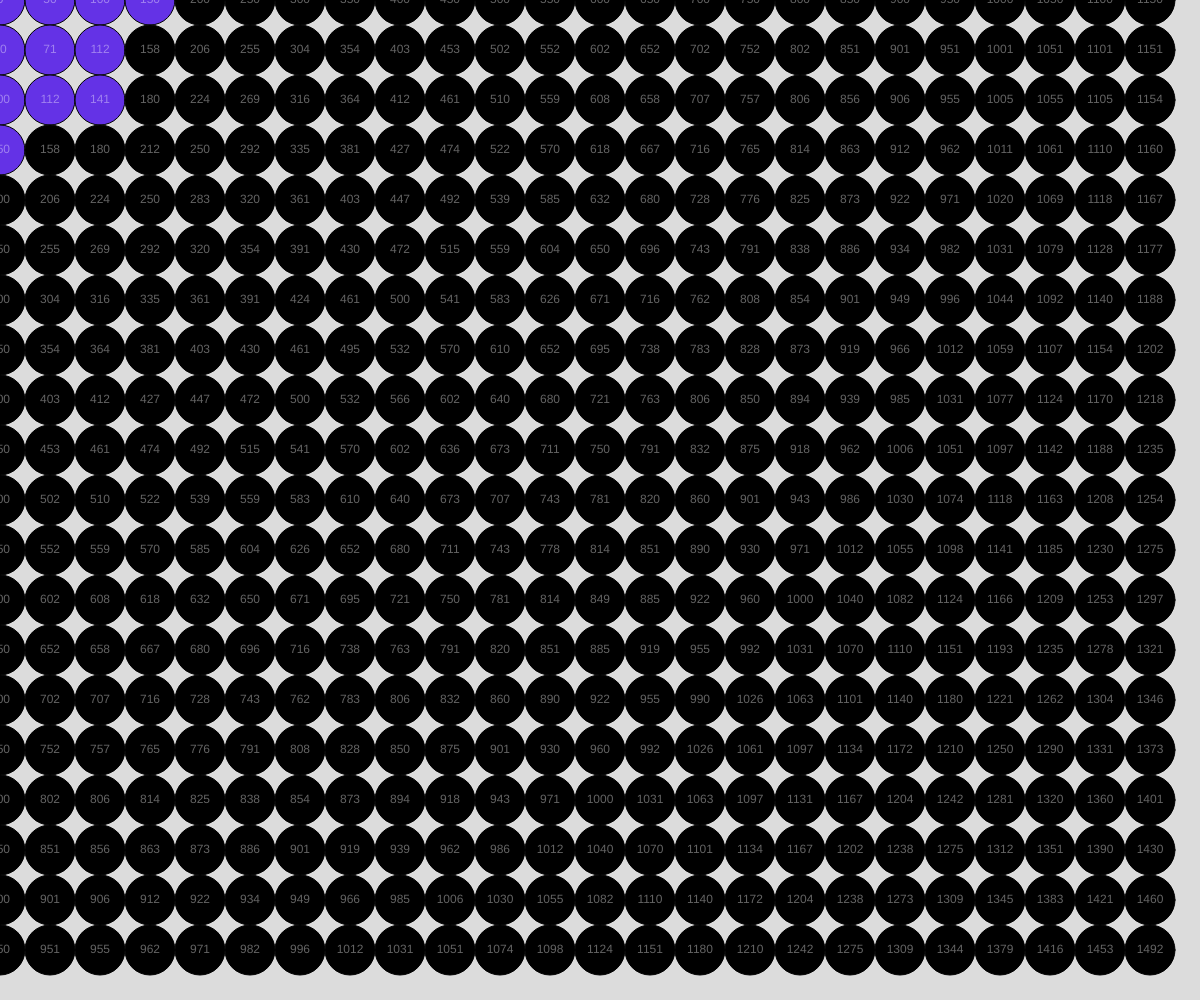
Frame 1 (no input)
Frame 60 (no input): identical to frame 1, image omitted
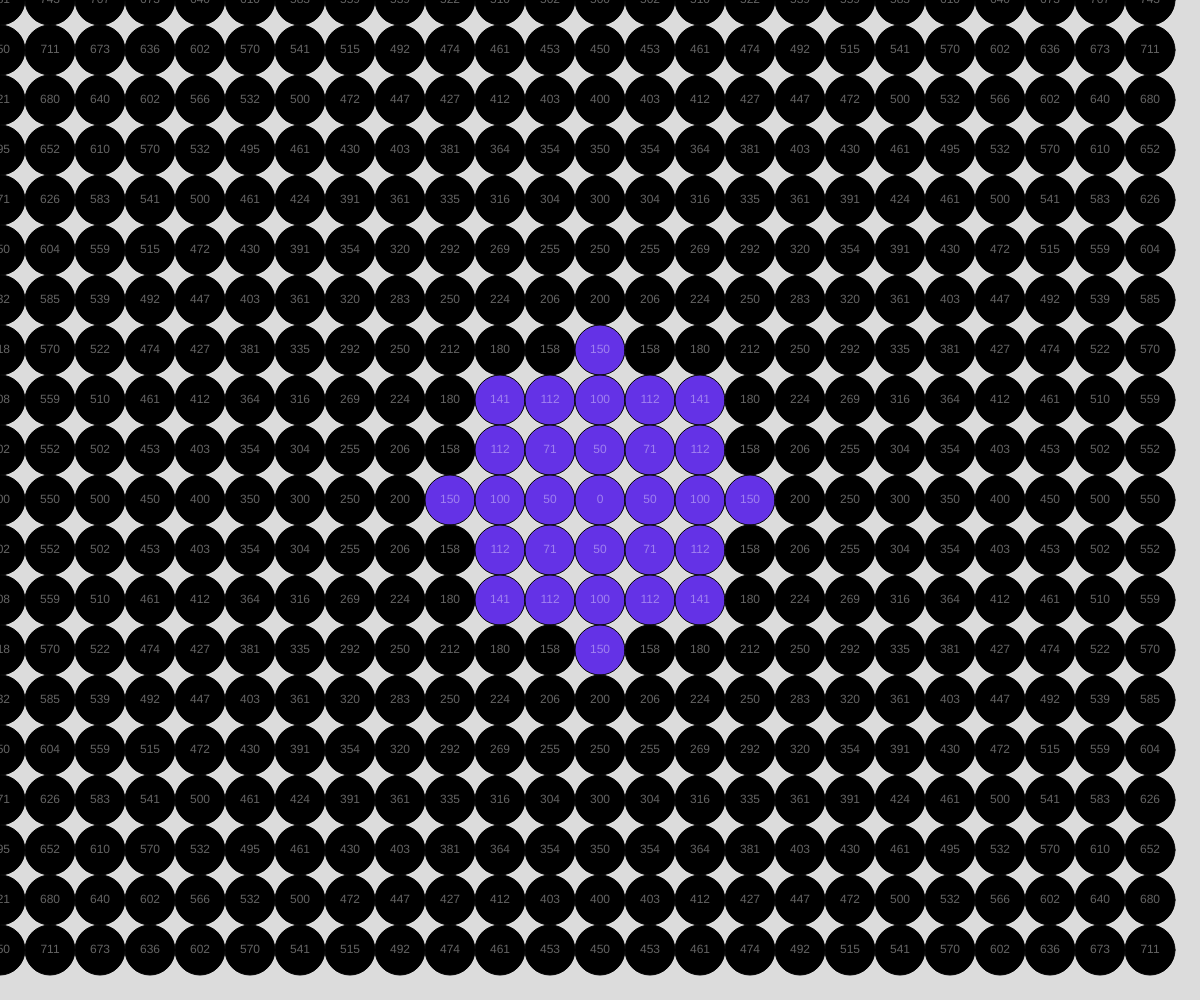
Frame 120 (the mouse pressed at the canvas centre since frame 60)

The p5.js sketch that drew these frames (run headless with seeded random() and noise() and a simulated clock; from frame 60 on, the mouse is pressed at the canvas centre):

// p5.js sketch
// ── sketch.js
// Drawing with Nested Loops
// Kyle MacLean
// October 9, 2024

// Global Vars
let gridSpacing = 50;

function setup() {
  createCanvas(windowWidth, windowHeight);
  loopReview();
}

function loopReview() {
  //quickly recap single and nested loops
  for (let x = 0; x <= 40; x += 20) { //0, 20, 40 (x values)
    for (let y = 0; y <= 40; y += 20) { //0, 20, 40 (y values for each x)
      print(x, y);
    }
  }
}

function draw() {
  background(220);
  renderGrid();
}

function roundDist(x1, y1, x2, y2) {
  //takes 2 coordinate pairs and returns the distance between, but rounded
  let a = abs(x1 - x2);
  let b = abs(y1 - y2);
  let c = sqrt(sq(a) + sq(b));
  return round(c);
}

function renderGrid() {
  //use nested loop to draw objects in a grid arrangement
  for (let x = 0; x < width; x += gridSpacing) {
    for (let y = 0; y < height; y += gridSpacing) {
      let d = roundDist(x, y, mouseX, mouseY);

      if (d > 150) {
        fill(0);
      }

      else {
        fill(100, 50, 230);
      }

      circle(x, y, gridSpacing);

      fill(255, 100);

      textAlign(CENTER, CENTER);
      text(d, x, y);

    }
  }
}
